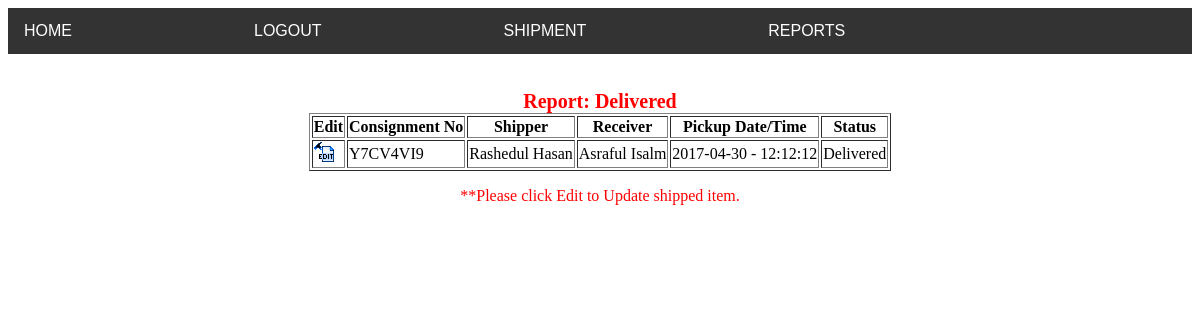
Page /delivered-list.php (signed in) on the committed database.
### tables this page shows
CREATE TABLE `ups_shipped_item` (
  `cid` int(10) NOT NULL,
  `cons_no` varchar(20) NOT NULL,
  `ship_name` varchar(100) NOT NULL,
  `phone` varchar(12) NOT NULL,
  `s_add` varchar(200) NOT NULL,
  `rev_name` varchar(100) NOT NULL,
  `r_phone` varchar(12) NOT NULL,
  `r_add` varchar(200) NOT NULL,
  `type` varchar(40) NOT NULL,
  `weight` double NOT NULL,
  `invice_no` varchar(20) NOT NULL,
  `qty` int(10) NOT NULL,
  `book_mode` varchar(20) NOT NULL,
  `freight` double NOT NULL,
  `mode` varchar(20) NOT NULL,
  `pick_date` varchar(20) NOT NULL,
  `pick_time` varchar(10) NOT NULL,
  `status` varchar(20) NOT NULL,
  `comments` varchar(250) NOT NULL,
  `book_date` date NOT NULL
);

### database.php (called while the page is built, shortened)
<?php
function dbQuery($sql)
{
	$result = mysql_query($sql) or die(mysql_error());
	return $result;
}
function dbFetchAssoc($result)
{
	return mysql_fetch_assoc($result);
}
?>

### delivered-list.php (the view, shortened to what this page needs)
<?php
require_once('database.php');
$sql = "SELECT cid, cons_no, ship_name, rev_name, pick_date, pick_time, status
		FROM ups_shipped_item
		WHERE status = 'Delivered'
		ORDER BY cid DESC
		LIMIT 0, 20";
$result = dbQuery($sql);
?>
<!DOCTYPE html>
<html>
	<head>
	</head>
	<body>
		<?php include("header.php"); ?>
		<center> <br><br>
					<table border="1px solid black">
						<caption style="color: red;font-size: 20px;font-weight: bold;">Report: Delivered</caption>
						<thead>
							<tr>
								<th>Edit</th>
								<th>Consignment No</th>
								<th>Shipper</th>
								<th>Receiver</th>
								<th>Pickup Date/Time</th>
								<th>Status</th>
							</tr>
						</thead>
						<?php
							while($data = dbFetchAssoc($result)){
							extract($data);
						?>
						<tbody>
							<tr onMouseOver="this.bgColor='#9da6b5';" onMouseOut="this.bgColor='#FFFFFF';" bgcolor="#FFFFFF">
								<td>
									<a href="edit-courier.php?cid=<?php echo $cid; ?>">
										<img src="edit_icon.gif" border="0" height="20" width="20">
									</a>
								</td>
								<td class="gentxt"><?php echo $cons_no; ?></td>
							     <td class="gentxt"><?php echo $ship_name; ?></td>
							     <td class="gentxt"><?php echo $rev_name; ?></td>
							     <td class="gentxt"><?php echo $pick_date; ?> - <?php echo $pick_time; ?></td>
							     <td class="gentxt"><?php echo $status; ?></td>
							</tr>
						<?php
							}
						?>
						</tbody>
					</table>
					<p style="color: red">**Please click Edit to Update shipped item.</p>
		</center>
	</body>
</html>

### rows in the picture
ups_shipped_item: cons_no "Y7CV4VI9", ship_name "Rashedul Hasan", rev_name "Asraful Isalm", pick_date "2017-04-30", pick_time "12:12:12", status "Delivered"
